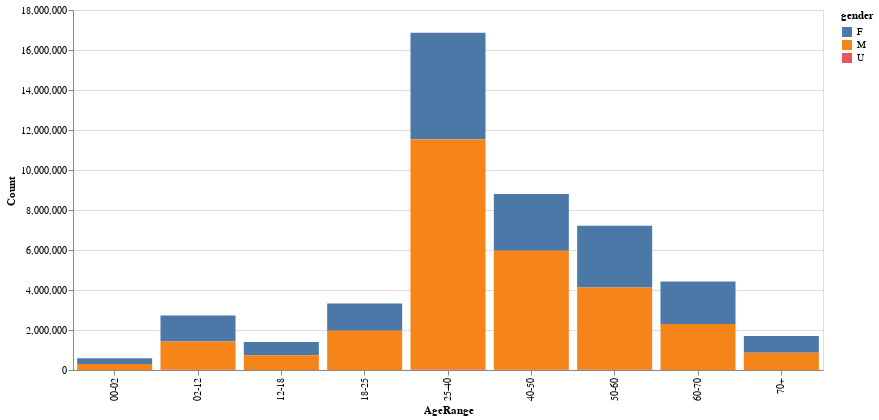

The notebook cell saved with this chart:
### Code cell
alt.Chart(AgesByGender).mark_bar().encode(
y = 'Count',
x = 'AgeRange',
color = 'gender',
tooltip=['gender','Count']).properties(
            width = 750,height=360)

### Figure 1 — Vega-Lite specification as saved in the notebook (floating-point values rounded to 4 significant figures)
{"config": {"view": {"continuousWidth": 400, "continuousHeight": 300}}, "data": {"name": "data-f707164479e130c9f8072d1d5fc9057c"}, "mark": "bar", "encoding": {"color": {"type": "nominal", "field": "gender"}, "tooltip": [{"type": "nominal", "field": "gender"}, {"type": "quantitative", "field": "Count"}], "x": {"type": "nominal", "field": "AgeRange"}, "y": {"type": "quantitative", "field": "Count"}}, "height": 360, "width": 750, "$schema": "https://vega.github.io/schema/vega-lite/v4.8.1.json", "datasets": {"data-f707164479e130c9f8072d1d5fc9057c": [{"AgeRange": "00-02", "gender": "F", "Count": 277783}, {"AgeRange": "00-02", "gender": "M", "Count": 298179}, {"AgeRange": "00-02", "gender": "U", "Count": 5411}, {"AgeRange": "02-12", "gender": "F", "Count": 1304524}, {"AgeRange": "02-12", "gender": "M", "Count": 1410437}, {"AgeRange": "02-12", "gender": "U", "Count": 11123}, {"AgeRange": "12-18", "gender": "F", "Count": 663910}, {"AgeRange": "12-18", "gender": "M", "Count": 735033}, {"AgeRange": "12-18", "gender": "U", "Count": 1873}, {"AgeRange": "18-25", "gender": "F", "Count": 1368256}, {"AgeRange": "18-25", "gender": "M", "Count": 1953047}, {"AgeRange": "18-25", "gender": "U", "Count": 6052}, {"AgeRange": "25-40", "gender": "F", "Count": 5335615}, {"AgeRange": "25-40", "gender": "M", "Count": 11494846}, {"AgeRange": "25-40", "gender": "U", "Count": 28308}, {"AgeRange": "40-50", "gender": "F", "Count": 2830858}, {"AgeRange": "40-50", "gender": "M", "Count": 5953550}, {"AgeRange": "40-50", "gender": "U", "Count": 12341}, {"AgeRange": "50-60", "gender": "F", "Count": 3097281}, {"AgeRange": "50-60", "gender": "M", "Count": 4113065}, {"AgeRange": "50-60", "gender": "U", "Count": 6324}, {"AgeRange": "60-70", "gender": "F", "Count": 2121221}, {"AgeRange": "60-70", "gender": "M", "Count": 2295212}, {"AgeRange": "60-70", "gender": "U", "Count": 2799}, {"AgeRange": "70+", "gender": "F", "Count": 844651}, {"AgeRange": "70+", "gender": "M", "Count": 857370}, {"AgeRange": "70+", "gender": "U", "Count": 1587}]}}
